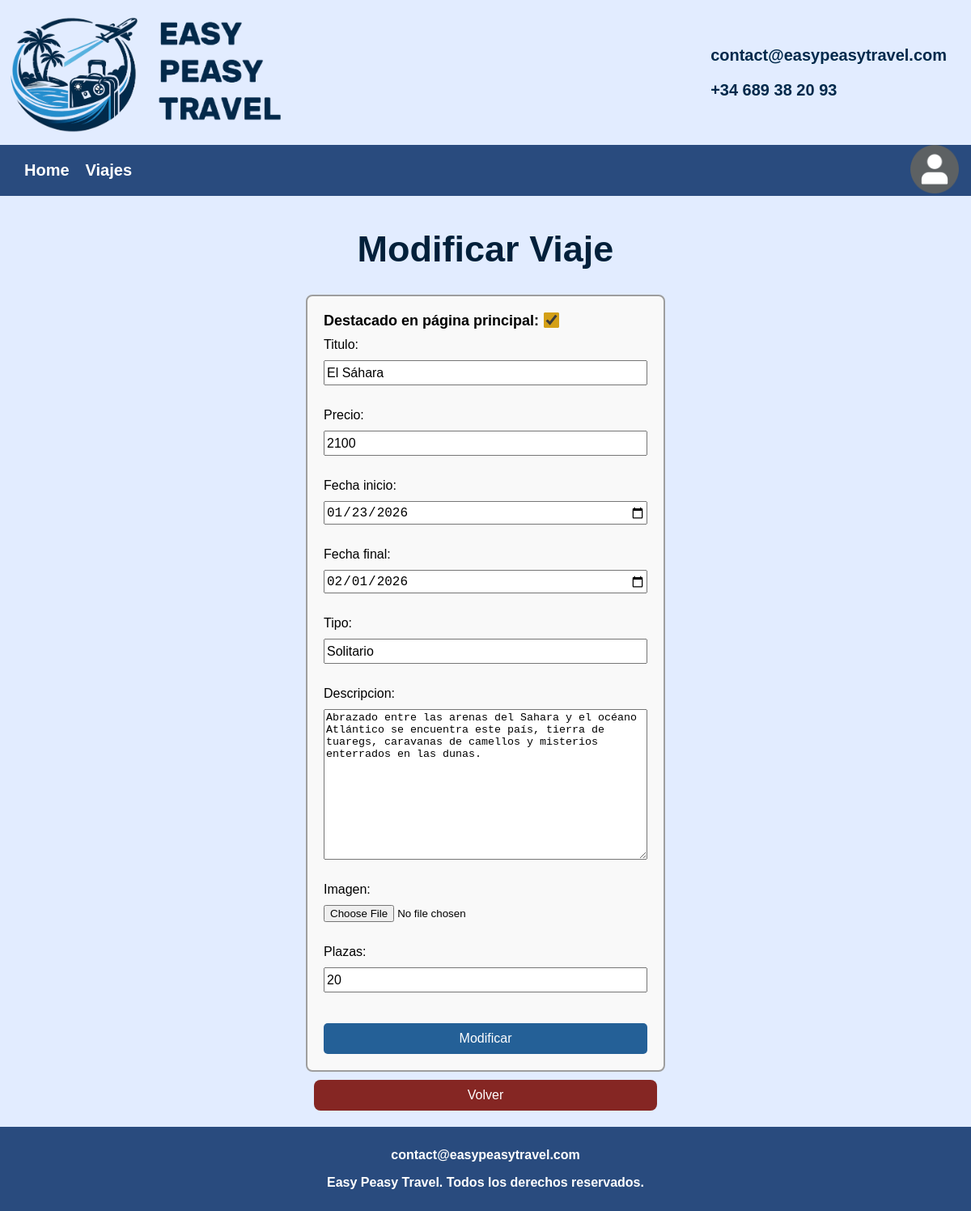
Before: /app/public/modificar-viaje.php?id=1 (signed in) with the older database file.
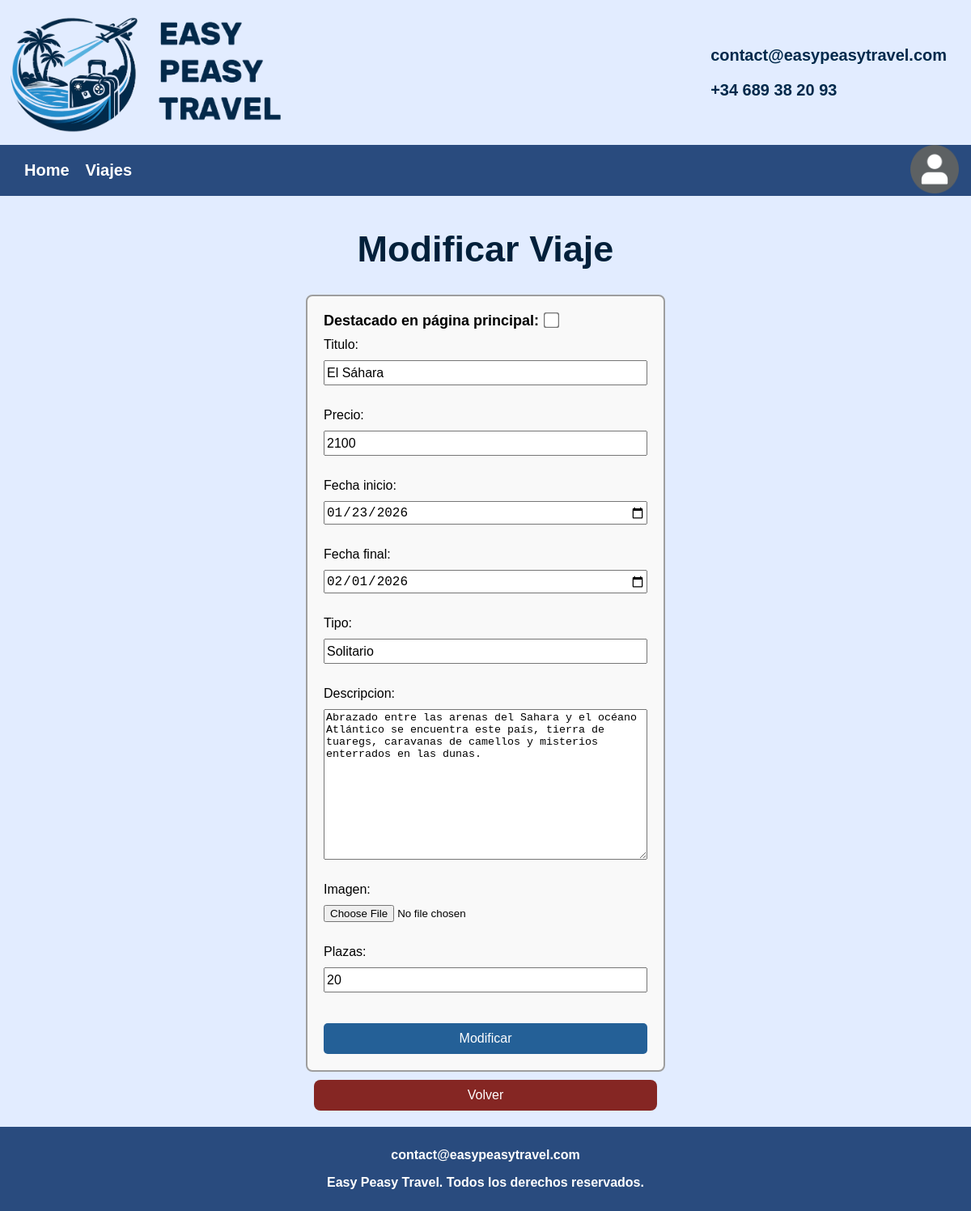
After: the same page with the newer database file.
### tables this page shows
CREATE TABLE IF NOT EXISTS `viajes` (
  `id` int(11) NOT NULL,
  `titulo` varchar(50) NOT NULL,
  `descripcion` text NOT NULL,
  `fecha_inicio` date NOT NULL,
  `fecha_fin` date NOT NULL,
  `precio` float NOT NULL,
  `destacado` tinyint(1) NOT NULL,
  `tipo` varchar(50) NOT NULL,
  `plazas` int(11) NOT NULL,
  `url_imagen` text NOT NULL,
  PRIMARY KEY (`id`)
);

### app/public/modificar-viaje.php (the view, shortened to what this page needs)
<!DOCTYPE html>
<html lang="en">
<?php
$id = $_GET['id'] ?? null;
include("../vistas/conexion_bd.php");
$sql = "SELECT * FROM viajes WHERE id = " . $id . ";";
$result = $conn->query($sql);
if ($result->num_rows > 0) {
    $viaje = $result->fetch_assoc();
} else {
    header("Location: no-viaje.php");
}
?>
<head>
    <link rel="stylesheet" href="../assets/css/global.css">
    <link rel="stylesheet" href="../assets/css/cabecera.css">
    <link rel="stylesheet" href="../assets/css/form-viaje.css">
    <link rel="stylesheet" href="../assets/css/footer.css">
</head>
<body>
    <?php include("../vistas/cabezera.php"); ?>
    <main style="margin: 10px auto;">
        <h1>Modificar Viaje</h1>
        <form action="../vistas/procesar_modificar_viaje.php" method="POST">
            <div class="destacado-texto">
                Destacado en página principal: <input type="checkbox" class="destacado-check" name="destacado" value="1"
                    <?php if ($viaje["destacado"])
                        echo "checked"; ?>><br>
            </div>
            Titulo: <input class="textinput" type="text" name="titulo" value="<?php echo $viaje["titulo"] ?>"><br>
            Precio: <input class="textinput" type="numeric" name="precio" value="<?php echo $viaje["precio"] ?>"><br>
            Fecha inicio: <input class="textinput" type="date" name="fecha_inicio"
                value="<?php echo $viaje["fecha_inicio"] ?>"><br>
            Fecha final: <input class="textinput" type="date" name="fecha_fin"
                value="<?php echo $viaje["fecha_fin"] ?>"><br>
            Tipo: <input class="textinput" type="text" name="tipo" value="<?php echo $viaje["tipo"] ?>"><br>
            Descripcion: <textarea name="descripcion" rows="12"
                cols="30"><?php echo $viaje["descripcion"] ?></textarea><br>
            Imagen: <input type="file" name="url_imagen" value="<?php echo $viaje["url_imagen"] ?>" required><br>
            Plazas: <input class="textinput" type="number" name="plazas" value="<?php echo $viaje["plazas"] ?>"><br>
            <input class="boton-modificar" type="submit" value="Modificar">
        </form>
        <a class="boton-volver" href="../public/viajes.php">
            Volver
        </a>
    </main>
    <?php include("../vistas/footer.php"); ?>
</body>
</html>

### app/vistas/cabezera.php (shortened to what this page needs)
<nav class="cabezera">
    <img style="display:flex; max-width: 350px; height: auto" src="../assets/imagenes-pagina/logo.png" alt="logo">
    <div class="info">
        <p>
            contact@easypeasytravel.com
        </p>
        <p>
            +34 689 38 20 93
        </p>
    </div>
</nav>
<nav style="display: flex;">
    <div style="flex: 1; justify-content: start;" class="barra">
        <a class="pestana" href="../public/index.php">Home</a>
        <a class="pestana" href="../public/todos-viajes.php">Viajes</a>
    </div>
    <?php
    if (isset($_SESSION["user"])) {
        ?>
        <div style="flex: 1; justify-content: end;" class="user">
            <a style="display: flex;" href="../public/pagina-usuario.php">
                <img style="max-height: 60px; flex: 1" src="../assets/imagenes-pagina/user.png" alt="">
            </a>
        </div>
        <?php
    } else {
        ?>
        <div style="flex: 1; justify-content: end;" class="barra">
            <a class="pestana" href="../public/login.php">Iniciar sesión</a>
        </div>
        <?php
    }
    ?>
</nav>

### app/vistas/footer.php
<footer style="background-color: #294b7e;">
    <nav>
        <div style="font-weight: bold;">
            <p>
                contact@easypeasytravel.com
            </p>
            <p>
                Easy Peasy Travel. Todos los derechos reservados.
            </p>
        </div>
    </nav>
</footer>

### app/assets/css/global.css (style rules this page uses)
html, body { height: 100%; margin: 0; }
a { text-decoration: none; color: inherit; }
body { display: flex; flex-direction: column; font-family: Arial, Helvetica, sans-serif; background-color: #e2ecff; }
h1 { text-align: center; font-size: 45px; color: #02203a; font-weight: bold; }
main { flex: 1; }

### app/assets/css/cabecera.css (style rules this page uses)
.barra { display: flex; gap: 20px; background-color: #294b7e; padding: 15px 30px; font-size: 20px; }
.user { display: flex; background-color: #294b7e; padding: 0px 15px }
.cabezera { display: flex; gap: 20px; align-items: center; font-size: 20px; font-weight: bold; color: #01294B; }
.pestana { color: white; text-decoration: none; font-weight: bold; padding: 5px 0px; }
.info { margin-left: auto; padding-right: 30px; }

### app/assets/css/form-viaje.css (style rules this page uses)
form { display: flex; flex-direction: column; gap: 10px; width: 400px; padding: 20px; border: 2px solid #9e9e9e; border-radius: 8px; background-color: #f9f9f9; margin: 10px auto; }
.boton-modificar { padding: 10px; font-size: 16px; cursor: pointer; background-color: #246097; color: white; border: none; border-radius: 5px; }
.boton-volver { background-color: #852623; padding: 10px; font-size: 16px; color: white; text-decoration: none; border-radius: 8px; margin: 10px; display: flex; justify-content: center; }
.textinput { height: 25px; font-size: 16px; }
.destacado-texto { font-size: 18px; font-weight: bold; }
.destacado-check { transform: scale(1.5); accent-color: #d4a017; color: #000000; }

### app/assets/css/footer.css (style rules this page uses)
footer { background: #333; color: #fff; text-align: center; padding: 10px; }

Changed rows visible on the page:
changed viajes "El Sáhara": destacado "☑" → "☐"
